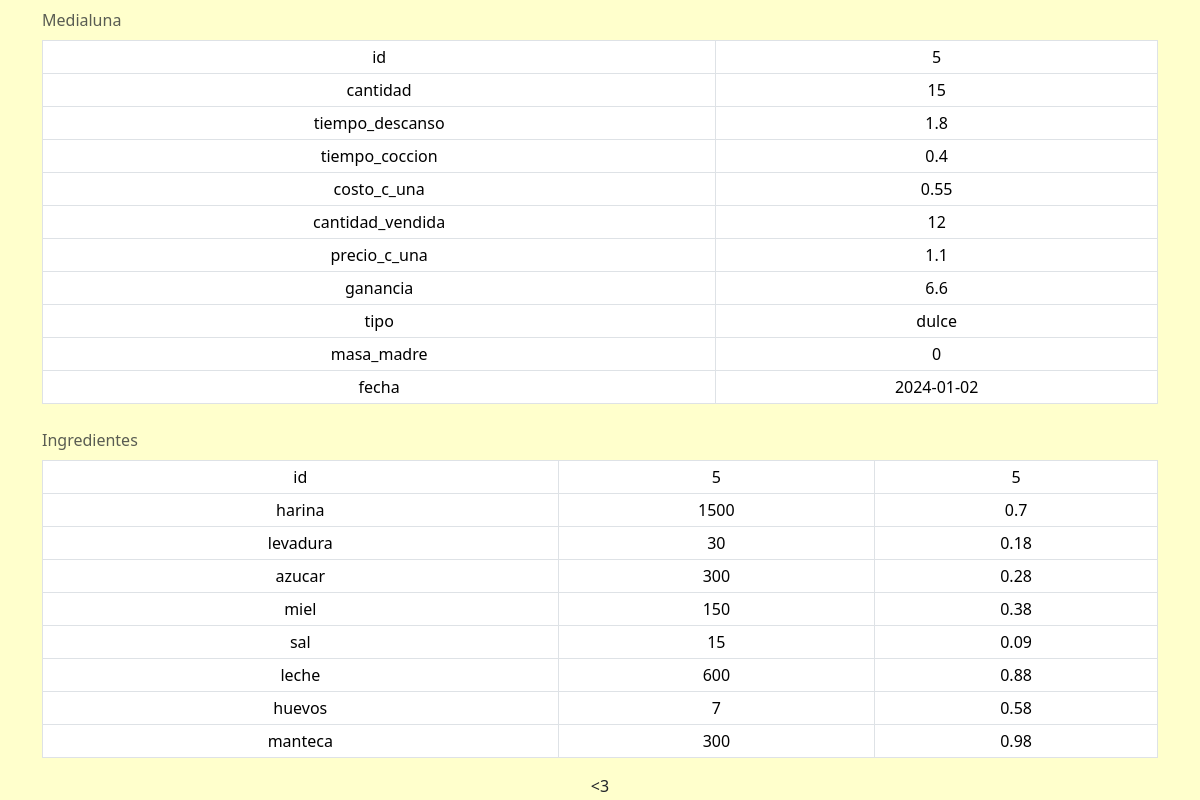
/medialunas/5, run on the app's committed database.
### tables this page shows
CREATE TABLE "medialunas" (
	"id"	INTEGER NOT NULL UNIQUE,
	"cantidad"	INTEGER,
	"tiempo_descanso"	REAL,
	"tiempo_coccion"	REAL,
	"costo_c_una"	REAL,
	"cantidad_vendida"	INTEGER,
	"precio_c_una"	REAL,
	"ganancia"	REAL,
	"tipo"	TEXT,
	"masa_madre"	INTEGER, "fecha" TEXT,
	PRIMARY KEY("id" AUTOINCREMENT)
);

CREATE TABLE ingredientes (
	id INTEGER NOT NULL,
	harina INTEGER,
	levadura INTEGER,
	azucar INTEGER,
	miel INTEGER,
	sal INTEGER,
	leche INTEGER,
	huevos INTEGER,
	manteca INTEGER,
	FOREIGN KEY(id) REFERENCES medialunas(id)
);

CREATE TABLE precios (
	id INTEGER NOT NULL,
	harina REAL,
	levadura REAL,
	azucar REAL,
	miel REAL,
	sal REAL,
	leche REAL,
	huevos REAL,
	manteca REAL,
	FOREIGN KEY(id) REFERENCES medialunas(id)
);

### app.py (the view)
@app.route('/medialunas/<int:id>')
def mostrar_medialunas(id: int):
    with sqlite3.connect(database) as connection:
        cursor = connection.cursor()
        cursor.execute("SELECT * FROM medialunas WHERE id=?", (str(id),))
        selected_medialuna = cursor.fetchone()
        cursor.execute("SELECT * FROM ingredientes WHERE id=?", (str(id),))
        selected_ingredientes = cursor.fetchone()
        cursor.execute("SELECT * FROM precios WHERE id=?", (str(id),))
        selected_precios = cursor.fetchone()
    print(COLUMNAS_INGREDIENTES_PRECIOS)
    medialuna = {}
    ingredientes = {}
    precios = {}
    if selected_medialuna != None:
        for i in range(len(COLUMNAS_MEDIALUNAS)):
            medialuna[COLUMNAS_MEDIALUNAS[i]] = selected_medialuna[i]
    if selected_ingredientes != None:
        for i in range(len(COLUMNAS_INGREDIENTES_PRECIOS)):
            ingredientes[COLUMNAS_INGREDIENTES_PRECIOS[i]] = selected_ingredientes[i]
    if selected_precios != None:
        for i in range(len(COLUMNAS_INGREDIENTES_PRECIOS)):
            precios[COLUMNAS_INGREDIENTES_PRECIOS[i]] = selected_precios[i]
    return render_template("medialunas.html", medialuna=medialuna,
                           ingredientes=ingredientes, precios=precios)

### templates/medialunas.html (shortened to what this page needs)
{% extends "layout.html" %}
{% block main %}
<div class="container table-responsive-sm">
    <table class="table table-sm table-hover table-bordered">
        <caption> Medialuna </caption>
        <tbody>
            {% for key in medialuna %}
            <tr>
                <td>
                    {{ key }}
                </td>
                <td>
                    {{ medialuna[key] }}
                </td>
            </tr>
            {% endfor %}
        </tbody>
    </table>
    <table class="table table-sm table-hover table-bordered">
        <caption> Ingredientes </caption>
        <tbody>
            {% for key in ingredientes %}
            <tr>
                <td>
                    {{ key }}
                </td>
                <td>
                    {{ ingredientes[key] }}
                </td>
                <td>
                    {{ precios[key] }}
                </td>
            </tr>
            {% endfor %}
        </tbody>
    </table>
</div>
{% endblock %}

### static/styles.css (style rules this page uses)
body { background-color: #ffffcc !important; text-align: center !important; }
caption { caption-side: top; }

### data on the page
medialunas: id "5" "15" "1.8" "0.4" "0.55" "12" "1.1" "6.6" "dulce" "0" "2024-01-02"
ingredientes: id "5" "1500" "30" "300" "150" "15" "600" "7" "300"
precios: id "5" "0.7" "0.18" "0.28" "0.38" "0.09" "0.88" "0.58" "0.98"

### other printed values
{{ key }} "id" "cantidad" "tiempo_descanso" "tiempo_coccion" "costo_c_una" "cantidad_vendida" "precio_c_una" "ganancia" "tipo" "masa_madre" "fecha"
{{ key }} "id" "harina" "levadura" "azucar" "miel" "sal" "leche" "huevos" "manteca"
